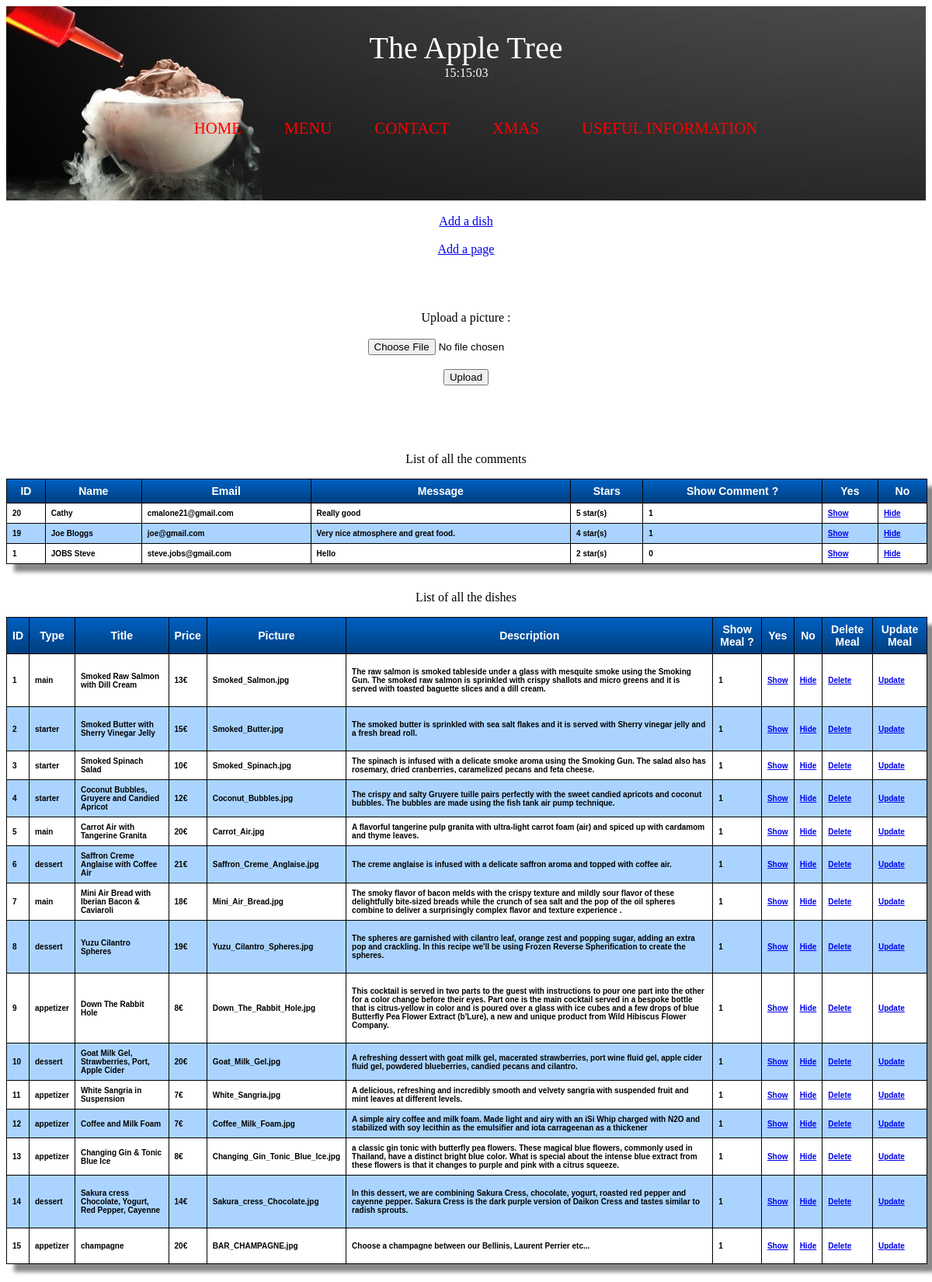
/restaurantdb/admin.php (signed in, upper part), run on the app's committed database.
### tables this page shows
CREATE TABLE IF NOT EXISTS `pages` (
`id` int(11) NOT NULL,
  `page` varchar(255) NOT NULL,
  `title` varchar(255) NOT NULL,
  `text` text NOT NULL
);

CREATE TABLE IF NOT EXISTS `comments` (
`id` int(11) NOT NULL,
  `created_at` datetime NOT NULL,
  `name` varchar(20) NOT NULL,
  `email` varchar(30) NOT NULL,
  `message` text NOT NULL,
  `star` int(1) NOT NULL,
  `show_comment` int(1) NOT NULL DEFAULT '0'
);

CREATE TABLE IF NOT EXISTS `dish` (
`id` int(11) NOT NULL,
  `type` varchar(255) NOT NULL,
  `title` varchar(255) NOT NULL,
  `price` varchar(255) NOT NULL,
  `picture` varchar(255) NOT NULL,
  `description` text NOT NULL,
  `show_meal` int(1) NOT NULL DEFAULT '1'
);

### restaurantdb/admin.php (the view, shortened to what this page needs)
<?php
include("inc/head.php");
include("inc/header.php");
include("db/config.php");
echo '</br><a href="add.php?add=meal">Add a dish</a></br>';
echo '</br><a href="add.php?add=page">Add a page</a></br>';
?>
<form action="fc/picture_add.php" method="post" enctype="multipart/form-data">
	<p>
		Upload a picture :<br /><br/>
		<input type="file" name="mypicture" /><br /></br>
		<input type="submit" value="Upload" />
	</p>
</form>
<?php
echo '<p>List of all the comments</p>';
$sql = "SELECT * FROM comments ORDER BY ID DESC";
$result = $conn->query($sql);
if ($result->num_rows > 0) {
?>
<div class="tableau">
    <table >
        <tr>
            <td>
                ID
            </td>
            <td >
                Name
            </td>
            <td>
				Email
			</td>
			<td>
				Message
			</td>
			<td>
				Stars
			</td>
			<td>
				Show Comment ?
			</td>
			<td>
				Yes
			</td>
			<td>
				No
			</td>
		</tr>
<?php
	while($row = $result->fetch_assoc()) {
		echo '<tr>';
		echo '<td>'.$row["id"].'</td>';
		echo '<td>'.$row["name"].'</td>';
		echo '<td>'.$row["email"].'</td>';
		echo '<td>'.$row["message"].'</td>';
		echo '<td>'.$row["star"].' star(s)</td>';
		echo '<td>'.$row["show_comment"].'</td>';
		echo '<td><a href="controller.php?comment-show='.$row["id"].'">Show</a></td>';
		echo '<td><a href="controller.php?comment-hide='.$row["id"].'">Hide</a></td>';
		echo '</tr>';
	}
	echo '</table>';
	echo '</div></br>';
}
else {
	echo "No comment";
}
echo '<p>List of all the dishes</p>';
$sql = "SELECT * FROM dish";
$result = $conn->query($sql);
if ($result->num_rows > 0) {
?>
<div class="tableau">
    <table >
        <tr>
            <td>
                ID
            </td>
            <td >
                Type
            </td>
            <td>
				Title
			</td>
			<td>
				Price
			</td>
			<td>
				Picture
			</td>
			<td>
				Description
			</td>
			<td>
				Show Meal ?
			</td>
			<td>
				Yes
			</td>
			<td>
				No
			</td>
			<td>
				Delete Meal
			</td>
			<td>
				Update Meal
			</td>
		</tr>
<?php
	while($row = $result->fetch_assoc()) {
		echo '<tr>';
		echo '<td>'.$row["id"].'</td>';
		echo '<td>'.$row["type"].'</td>';
		echo '<td>'.$row["title"].'</td>';
		echo '<td>'.$row["price"].'€</td>';
		echo '<td>'.$row["picture"].'</td>';
		echo '<td>'.$row["description"].'</td>';
		echo '<td>'.$row["show_meal"].'</td>';
		echo '<td><a href="controller.php?dish-show='.$row["id"].'">Show</a></td>';
		echo '<td><a href="controller.php?dish-hide='.$row["id"].'">Hide</a></td>';
		echo '<td><a href="controller.php?dish-delete='.$row["id"].'">Delete</a></td>';
		echo '<td><a href="edit.php?update='.$row["id"].'">Update</a></td>';
		echo '</tr>';
	}
	echo '</table>';
	echo '</div></br>';
}
else {
	echo "No meal";
}
?>
<?php
include("inc/footer.php");
?>

### restaurantdb/inc/header.php (shortened to what this page needs)
<?php
include("head.php");
include("./db/config.php");
?>
<header>
	<h1>The Apple Tree</h1>
	<div class="hour">
	<div id="clockdiv"></div>
	</div>
	<nav>
		<ul>
			<li><a href="index.php">home</a></li>
			<li><a href="menu.php">menu</a></li>
			<li><a href="contact.php">contact</a></li>
			<?php
			$sql = "SELECT * FROM pages WHERE id > 3";
			$result = $conn->query($sql);
			while ($row = $result->fetch_assoc())
			{
			?>
			<li><a href="new_page.php?id=<?php echo $row['id']; ?>"><?php echo $row['page']; ?></a></li>
			<?php
			}
			?>
		</ul>
	</nav>
</header>
<body>

### restaurantdb/css/style.css (style rules this page uses)
header { padding-top:30px; background: url('../images/ch_nitrogen.jpg') no-repeat; height: 220px; width:100%; }
header h1 { color:white; font-size: 2.5em; font-weight: normal; text-align: center; margin:auto; }
.hour { color:white; text-align: center; margin:auto; }
nav { padding-bottom: 3px; margin:auto; }
nav ul { margin-top:50px; list-style-type: none; text-align:center; }
nav li { display: inline-block; margin-right: 15px; }
nav a { font-size: 1.3em; color: red; padding-bottom: 3px; text-decoration: none; text-transform: uppercase; font-weight: normal; text-align: left; text-indent:-5000px; margin: auto 10px; width:38px; height:18px; padding:8px; padding-top:0px; /-moz-border-radius: 50%; /-webkit-border-radius: 390px; }
body { text-align: center; }
.tableau { margin:0px; padding:0px; width:100%; box-shadow: 10px 10px 5px #888888; border:1px solid #000000; -moz-border-radius-bottomleft:0px; -webkit-border-bottom-left-radius:0px; border-bottom-left-radius:0px; -moz-border-radius-bottomright:0px; -webkit-border-bottom-right-radius:0px; border-bottom-right-radius:0px; -moz-border-radius-topright:0px; -webkit-border-top-right-radius:0px; border-top-right-radius:0px; -moz-border-radius-topleft:0px; -webkit-border-top-left-radius:0px; border-top-left-radius:0px; }
.tableau table { border-collapse: collapse; border-spacing: 0; width:100%; height:100%; margin:0px; padding:0px; }
.tableau tr:last-child td:last-child { -moz-border-radius-bottomright:0px; -webkit-border-bottom-right-radius:0px; border-bottom-right-radius:0px; }
.tableau table tr:first-child td:first-child { -moz-border-radius-topleft:0px; -webkit-border-top-left-radius:0px; border-top-left-radius:0px; }
.tableau table tr:first-child td:last-child { -moz-border-radius-topright:0px; -webkit-border-top-right-radius:0px; border-top-right-radius:0px; }
.tableau tr:last-child td:first-child { -moz-border-radius-bottomleft:0px; -webkit-border-bottom-left-radius:0px; border-bottom-left-radius:0px; }
.tableau tr:nth-child(odd) { background-color:#aad4ff; }
.tableau tr:nth-child(even) { background-color:#ffffff; }
.tableau td { vertical-align:middle; border:1px solid #000000; border-width:0px 1px 1px 0px; text-align:left; padding:7px; font-size:10px; font-family:Arial; font-weight:bold; color:#000000; }
.tableau tr:last-child td { border-width:0px 1px 0px 0px; }
.tableau tr td:last-child { border-width:0px 0px 1px 0px; }
.tableau tr:last-child td:last-child { border-width:0px 0px 0px 0px; }
.tableau tr:first-child td { background:-o-linear-gradient(bottom, #005fbf 5%, #003f7f 100%); background:-webkit-gradient( linear, left top, left bottom, color-stop(0.05, #005fbf), color-stop(1, #003f7f) ); background:-moz-linear-gradient( center top, #005fbf 5%, #003f7f 100% ); filter:progid:DXImageTransform.Microsoft.gradient(startColorstr="#005fbf", endColorstr="#003f7f"); background: -o-linear-gradient(top,#005fbf,003f7f); background-color:#005fbf; border:0px solid #000000; text-align:center; border-width:0px 0px 1px 1px; font-size:14px; font-family:Arial; font-weight:bold; color:#ffffff; }
.tableau tr:first-child td:first-child { border-width:0px 0px 1px 0px; }
.tableau tr:first-child td:last-child { border-width:0px 0px 1px 1px; }
li { position: relative; list-style: none; }

### data on the page
pages: page "XMAS"
pages: page "USEFUL INFORMATION"
comments: id "20", name "Cathy", email "cmalone21@gmail.com", message "Really good", star "5", show_comment "1"
comments: id "19", name "Joe Bloggs", email "joe@gmail.com", message "Very nice atmosphere and great food.", star "4", show_comment "1"
comments: id "1", name "JOBS Steve", email "steve.jobs@gmail.com", message "Hello", star "2", show_comment "0"
dish: id "1", type "main", title "Smoked Raw Salmon with Dill Cream", price "13", picture "Smoked_Salmon.jpg", description "The raw salmon is smoked tableside under a glass with mesquite smoke using the Smoking Gun. The smoked raw salmon is sprinkled with crispy shallots and micro greens and it is served with toasted baguette slices and a dill cream.", show_meal "1"
dish: id "2", type "starter", title "Smoked Butter with Sherry Vinegar Jelly", price "15", picture "Smoked_Butter.jpg", description "The smoked butter is sprinkled with sea salt flakes and it is served with Sherry vinegar jelly and a fresh bread roll.", show_meal "1"
dish: id "3", type "starter", title "Smoked Spinach Salad", price "10", picture "Smoked_Spinach.jpg", description "The spinach is infused with a delicate smoke aroma using the Smoking Gun. The salad also has rosemary, dried cranberries, caramelized pecans and feta cheese.", show_meal "1"
dish: id "4", type "starter", title "Coconut Bubbles, Gruyere and Candied Apricot", price "12", picture "Coconut_Bubbles.jpg", description "The crispy and salty Gruyere tuille pairs perfectly with the sweet candied apricots and coconut bubbles. The bubbles are made using the fish tank air pump technique.", show_meal "1"
dish: id "5", type "main", title "Carrot Air with Tangerine Granita", price "20", picture "Carrot_Air.jpg", description "A flavorful tangerine pulp granita with ultra-light carrot foam (air) and spiced up with cardamom and thyme leaves.", show_meal "1"
dish: id "6", type "dessert", title "Saffron Creme Anglaise with Coffee Air", price "21", picture "Saffron_Creme_Anglaise.jpg", description "The creme anglaise is infused with a delicate saffron aroma and topped with coffee air.", show_meal "1"
dish: id "7", type "main", title "Mini Air Bread with Iberian Bacon & Caviaroli", price "18", picture "Mini_Air_Bread.jpg", description "The smoky flavor of bacon melds with the crispy texture and mildly sour flavor of these delightfully bite-sized breads while the crunch of sea salt and the pop of the oil spheres combine to deliver a surprisingly complex flavor and texture experience .", show_meal "1"
dish: id "8", type "dessert", title "Yuzu Cilantro Spheres", price "19", picture "Yuzu_Cilantro_Spheres.jpg", description "The spheres are garnished with cilantro leaf, orange zest and popping sugar, adding an extra pop and crackling. In this recipe we'll be using Frozen Reverse Spherification to create the spheres.", show_meal "1"
dish: id "9", type "appetizer", title "Down The Rabbit Hole", price "8", picture "Down_The_Rabbit_Hole.jpg", description "This cocktail is served in two parts to the guest with instructions to pour one part into the other for a color change before their eyes. Part one is the main cocktail served in a bespoke bottle that is citrus-yellow in color and is poured over a glass with ice cubes and a few drops of blue Butterfly Pea Flower Extract (b'Lure), a new and unique product from Wild Hibiscus Flower Company.", show_meal "1"
dish: id "10", type "dessert", title "Goat Milk Gel, Strawberries, Port, Apple Cider", price "20", picture "Goat_Milk_Gel.jpg", description "A refreshing dessert with goat milk gel, macerated strawberries, port wine fluid gel, apple cider fluid gel, powdered blueberries, candied pecans and cilantro.", show_meal "1"
dish: id "11", type "appetizer", title "White Sangria in Suspension", price "7", picture "White_Sangria.jpg", description "A delicious, refreshing and incredibly smooth and velvety sangria with suspended fruit and mint leaves at different levels.", show_meal "1"
dish: id "12", type "appetizer", title "Coffee and Milk Foam", price "7", picture "Coffee_Milk_Foam.jpg", description "A simple airy coffee and milk foam. Made light and airy with an iSi Whip charged with N2O and stabilized with soy lecithin as the emulsifier and iota carrageenan as a thickener", show_meal "1"
dish: id "13", type "appetizer", title "Changing Gin & Tonic Blue Ice", price "8", picture "Changing_Gin_Tonic_Blue_Ice.jpg", description "a classic gin tonic with butterfly pea flowers. These magical blue flowers, commonly used in Thailand, have a distinct bright blue color. What is special about the intense blue extract from these flowers is that it changes to purple and pink with a citrus squeeze.", show_meal "1"
dish: id "14", type "dessert", title "Sakura cress Chocolate, Yogurt, Red Pepper, Cayenne", price "14", picture "Sakura_cress_Chocolate.jpg", description "In this dessert, we are combining Sakura Cress, chocolate, yogurt, roasted red pepper and cayenne pepper. Sakura Cress is the dark purple version of Daikon Cress and tastes similar to radish sprouts.", show_meal "1"
dish: id "15", type "appetizer", title "champagne", price "20", picture "BAR_CHAMPAGNE.jpg", description "Choose a champagne between our Bellinis, Laurent Perrier etc...", show_meal "1"
